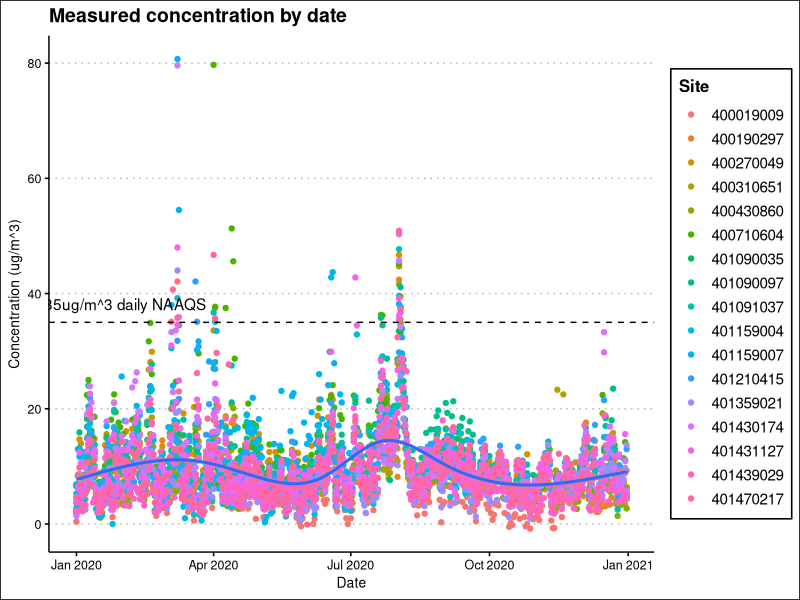

Write R code to recreate this figure.
library(data.table)
library(ggplot2)
library(ggthemes)
library(dplyr)

plot <- TRUE

data <- fread("data/alabama_pm.csv",
              select = c("Date",
                         "Daily Mean PM2.5 Concentration",
                         "UNITS",
                         "Site ID",
                         "Site Name"))

data <- data[, .(Date = as.Date(Date, format = "%m/%d/%y"),
                 conc = `Daily Mean PM2.5 Concentration`,
                 site = as.character(`Site ID`),
                 name = `Site Name`,
                 units = UNITS)]

yearly_mean <- data[, .(mean_conc_ugm3 = mean(conc),
                        attainment = mean(conc) < 13),
                        by = .(site, name)]

daily_limit_exceeded <- data[conc > 35L, .(count = sum(table(site))), Date]

ggplot(data) +
   geom_point(aes(Date, conc, color = site)) +
   geom_hline(yintercept = 35, linetype = "dashed") +
   geom_text(
             aes(x = as.Date("2020/01/01"),
                 y = 35, label = "35ug/m^3 daily NAAQS",
                 hjust = 0.2,
                 vjust = -1),
             data = data.frame()) +
   geom_smooth(aes(Date, conc)) +
   labs(title = "Measured concentration by date",
        x = "Date",
        y = "Concentration (ug/m^3)"
   ) +
   scale_color_discrete(name = "Site") +
   theme(
        plot.title = element_text(size = 30, face = "bold")) +
   theme_clean()

data
